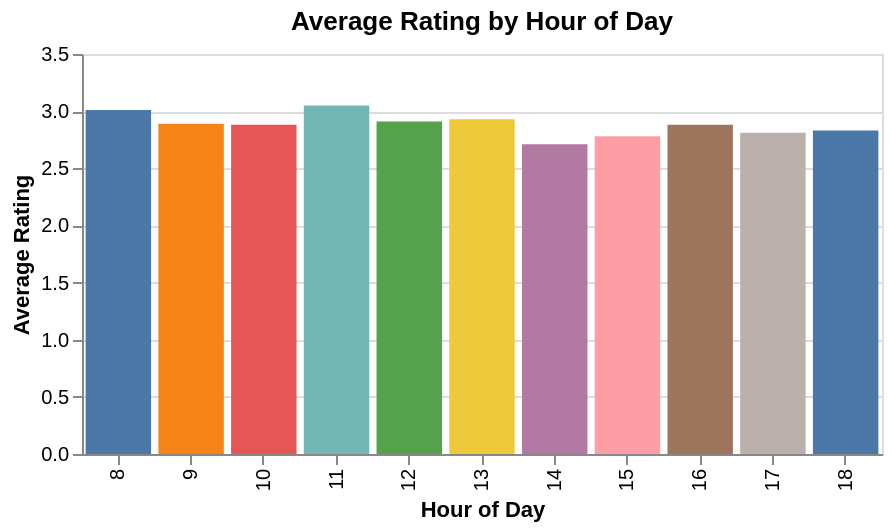

The notebook cell saved with this chart:
### Code cell
# How does the time of day effect visitor satisfaction?

query = """
SELECT DATE_PART('hour', ko.recorded_at) as hour, ROUND(AVG(b.value+1),2) as average_rating
FROM kiosk_output ko
JOIN button b USING(button_id)
JOIN button_type bt USING(button_type_id)
WHERE bt.name = 'rating'
GROUP BY HOUR
ORDER BY HOUR
;
"""

df = pd.read_sql_query(query, engine)

chart = alt.Chart(df).mark_bar().encode(
    x=alt.X('hour:O', title='Hour of Day'),
    y=alt.Y('average_rating:Q', title='Average Rating'),
    color=alt.Color('hour:N', legend=None),
).properties(
    title='Average Rating by Hour of Day',
    width=400,
    height=200
)
df
chart.save('visualisations/average_rating_by_hour_of_day.png')
chart

### Figure 1 — Vega-Lite specification as saved in the notebook (floating-point values rounded to 4 significant figures)
{"config": {"view": {"continuousWidth": 300, "continuousHeight": 300}}, "data": {"name": "data-2dbaf7e55c17b12f926cb71c23fd6d79"}, "mark": {"type": "bar"}, "encoding": {"color": {"field": "hour", "legend": null, "type": "nominal"}, "x": {"field": "hour", "title": "Hour of Day", "type": "ordinal"}, "y": {"field": "average_rating", "title": "Average Rating", "type": "quantitative"}}, "height": 200, "title": "Average Rating by Hour of Day", "width": 400, "$schema": "https://vega.github.io/schema/vega-lite/v6.4.1.json", "datasets": {"data-2dbaf7e55c17b12f926cb71c23fd6d79": [{"hour": 8.0, "average_rating": 3.01}, {"hour": 9.0, "average_rating": 2.89}, {"hour": 10.0, "average_rating": 2.88}, {"hour": 11.0, "average_rating": 3.05}, {"hour": 12.0, "average_rating": 2.91}, {"hour": 13.0, "average_rating": 2.93}, {"hour": 14.0, "average_rating": 2.71}, {"hour": 15.0, "average_rating": 2.78}, {"hour": 16.0, "average_rating": 2.88}, {"hour": 17.0, "average_rating": 2.81}, {"hour": 18.0, "average_rating": 2.83}]}}
